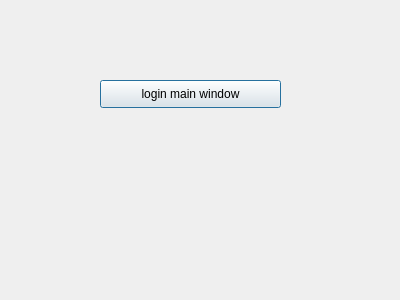
<?xml version="1.0" encoding="UTF-8"?>
<ui version="4.0">
 <class>Loginlog</class>
 <widget class="QDialog" name="Loginlog">
  <property name="geometry">
   <rect>
    <x>0</x>
    <y>0</y>
    <width>400</width>
    <height>300</height>
   </rect>
  </property>
  <property name="windowTitle">
   <string>Dialog</string>
  </property>
  <widget class="QPushButton" name="pushButton">
   <property name="geometry">
    <rect>
     <x>100</x>
     <y>80</y>
     <width>181</width>
     <height>28</height>
    </rect>
   </property>
   <property name="text">
    <string>login main window</string>
   </property>
  </widget>
 </widget>
 <resources/>
 <connections>
  <connection>
   <sender>pushButton</sender>
   <signal>clicked()</signal>
   <receiver>Loginlog</receiver>
   <slot>accept()</slot>
   <hints>
    <hint type="sourcelabel">
     <x>163</x>
     <y>91</y>
    </hint>
    <hint type="destinationlabel">
     <x>81</x>
     <y>183</y>
    </hint>
   </hints>
  </connection>
 </connections>
</ui>
